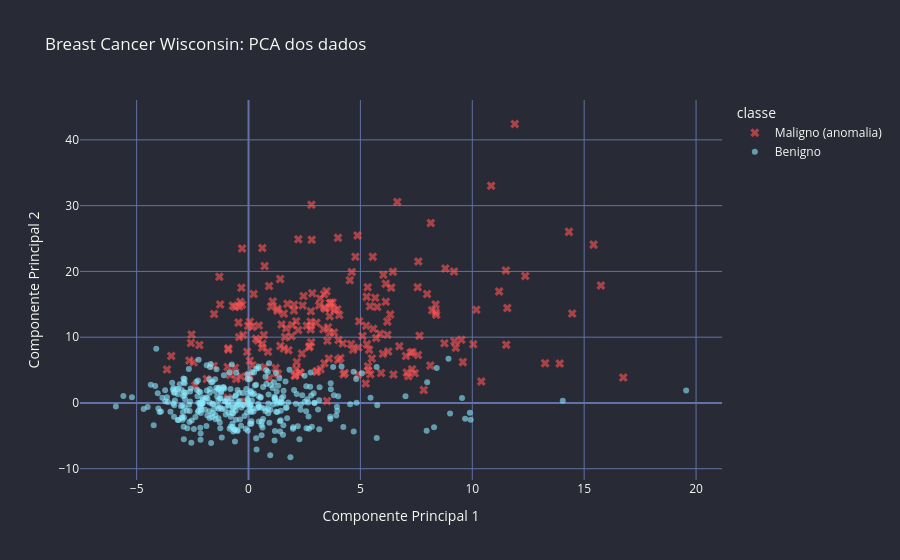

Here is the notebook cell this chart was saved with:
### Markdown cell above
## 3. Visualização inicial (PCA)

Vamos plotar os pontos no espaço reduzido por PCA. Os casos malignos (anomalias reais) estão destacados — podemos compará-los com o que os algoritmos detectarem.

### Code cell
from symtable import Symbol


dados['classe'] = dados['anomalia_real'].map({0: 'Benigno', 1: 'Maligno (anomalia)'})
fig = px.scatter(dados, x='pc1', y='pc2', color='classe',
                 color_discrete_map={'Benigno': DRACULA['cyan'], 'Maligno (anomalia)': DRACULA['red']},
                 opacity=0.6,
                 symbol='classe',
                 symbol_map={'Benigno': 'circle', 'Maligno (anomalia)': 'x'},
                 title='Breast Cancer Wisconsin: PCA dos dados')

fig.update_traces(
    marker=dict(size=8),
    selector=dict(name='Maligno (anomalia)')
)

fig.update_xaxes(title_text='Componente Principal 1')
fig.update_yaxes(title_text='Componente Principal 2')
fig = dracula_layout(fig)
fig.show()

### Figure 1 — Plotly figure (JSON) as saved in the notebook; plotly's stock layout.template omitted (floating-point values rounded to 4 significant figures; data arrays with more than 128 entries replaced by an {"elided": "..."} marker saying what was removed)
{"data": [{"hovertemplate": "classe=Maligno (anomalia)<br>pc1=%{x}<br>pc2=%{y}<extra></extra>", "legendgroup": "Maligno (anomalia)", "marker": {"color": "#ff5555", "opacity": 0.6, "size": 8, "symbol": "x"}, "mode": "markers", "name": "Maligno (anomalia)", "orientation": "v", "showlegend": true, "type": "scatter", "x": {"elided": "212 float values"}, "xaxis": "x", "y": {"elided": "212 float values"}, "yaxis": "y"}, {"hovertemplate": "classe=Benigno<br>pc1=%{x}<br>pc2=%{y}<extra></extra>", "legendgroup": "Benigno", "marker": {"color": "#8be9fd", "opacity": 0.6, "symbol": "circle"}, "mode": "markers", "name": "Benigno", "orientation": "v", "showlegend": true, "type": "scatter", "x": {"elided": "357 float values"}, "xaxis": "x", "y": {"elided": "357 float values"}, "yaxis": "y"}], "layout": {"font": {"color": "#f8f8f2", "size": 12}, "legend": {"font": {"color": "#f8f8f2"}, "title": {"text": "classe"}, "tracegroupgap": 0}, "paper_bgcolor": "#282a36", "plot_bgcolor": "#282a36", "title": {"text": "Breast Cancer Wisconsin: PCA dos dados"}, "xaxis": {"anchor": "y", "domain": [0.0, 1.0], "gridcolor": "#6272a4", "title": {"text": "Componente Principal 1"}, "zerolinecolor": "#6272a4"}, "yaxis": {"anchor": "x", "domain": [0.0, 1.0], "gridcolor": "#6272a4", "title": {"text": "Componente Principal 2"}, "zerolinecolor": "#6272a4"}}}
